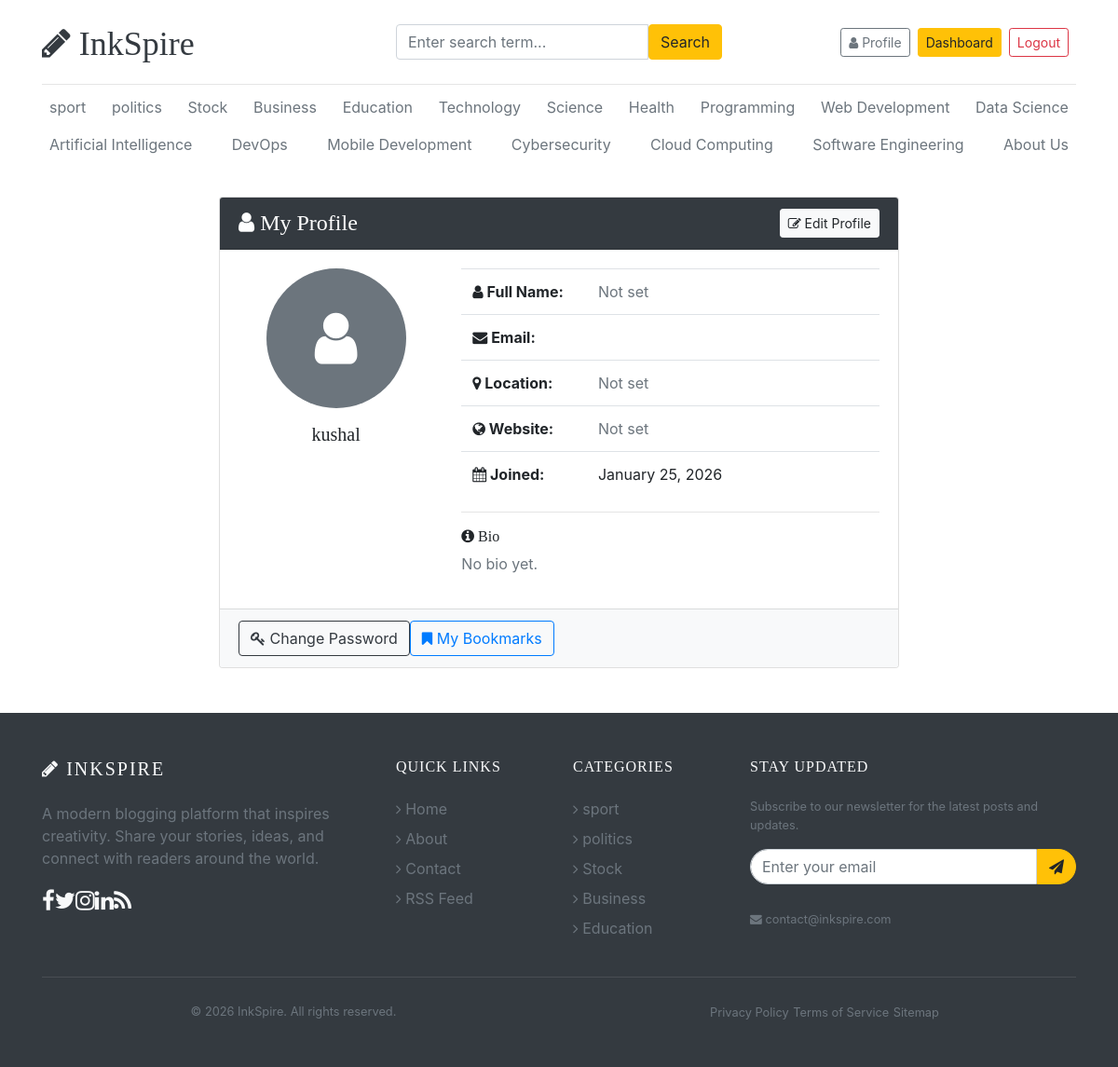
/profile/ (signed in), run on the app's committed database.
### blogs/models.py (models this page shows, shortened)
class Category(models.Model):
    name = models.CharField(max_length=100, unique=True)
    created_at = models.DateTimeField(auto_now_add=True)
    updated_at = models.DateTimeField(auto_now=True)
    class Meta:
        verbose_name = "Category"
        verbose_name_plural = "Categories"

class UserProfile(models.Model):
    user = models.OneToOneField(
        User, on_delete=models.CASCADE, related_name='profile')
    bio = models.TextField(max_length=500, blank=True)
    avatar = models.ImageField(upload_to='avatars/', blank=True, null=True)
    website = models.URLField(max_length=200, blank=True)
    location = models.CharField(max_length=100, blank=True)
    created_at = models.DateTimeField(auto_now_add=True)
    updated_at = models.DateTimeField(auto_now=True)

### blog_main/views.py (the view)
# urls.py: path('profile/', views.profile, name='profile'),
@login_required
def profile(request):
    user = request.user
    if not hasattr(user, 'profile'):
        UserProfile.objects.create(user=user)
    context = {
        'user': user,
        'profile': user.profile,
    }
    return render(request, 'profile.html', context)

### blogs/context_processors.py (called while the page is built)
def get_categories(request):
  categories=Category.objects.all()
  return dict(categories=categories)

### templates/profile.html (shortened to what this page needs)
{% extends 'base.html' %}
{% block content %}
<div class="row justify-content-center">
  <div class="col-md-8">
    <div class="card shadow-sm mt-4">
      <div class="card-header bg-dark text-white d-flex justify-content-between align-items-center">
        <h4 class="mb-0"><i class="fa fa-user"></i> My Profile</h4>
        <a href="{% url 'edit_profile' %}" class="btn btn-light btn-sm">
          <i class="fa fa-edit"></i> Edit Profile
        </a>
      </div>
      <div class="card-body">
        <div class="row">
          <div class="col-md-4 text-center mb-4">
            {% if profile.avatar %}
            <img src="{{ profile.avatar.url }}" alt="Avatar" class="rounded-circle mb-3"
              style="width: 150px; height: 150px; object-fit: cover;">
            {% else %}
            <div class="rounded-circle bg-secondary d-flex align-items-center justify-content-center mx-auto mb-3"
              style="width: 150px; height: 150px;">
              <i class="fa fa-user text-white" style="font-size: 4rem;"></i>
            </div>
            {% endif %}
            <h5>{{ user.username }}</h5>
          </div>
          <div class="col-md-8">
            <table class="table table-borderless">
              <tr>
                <th width="30%"><i class="fa fa-user"></i> Full Name:</th>
                <td>{{ user.first_name }} {{ user.last_name }}{% if not user.first_name and not user.last_name %}<span
                    class="text-muted">Not set</span>{% endif %}</td>
              </tr>
              <tr>
                <th><i class="fa fa-envelope"></i> Email:</th>
                <td>{{ user.email }}</td>
              </tr>
              <tr>
                <th><i class="fa fa-map-marker"></i> Location:</th>
                <td>{{ profile.location|default:"<span class='text-muted'>Not set</span>" }}</td>
              </tr>
              <tr>
                <th><i class="fa fa-globe"></i> Website:</th>
                <td>
                  {% if profile.website %}
                  <a href="{{ profile.website }}" target="_blank">{{ profile.website }}</a>
                  {% else %}
                  <span class="text-muted">Not set</span>
                  {% endif %}
                </td>
              </tr>
              <tr>
                <th><i class="fa fa-calendar"></i> Joined:</th>
                <td>{{ user.date_joined|date:"F d, Y" }}</td>
              </tr>
            </table>
            <hr>
            <h6><i class="fa fa-info-circle"></i> Bio</h6>
            <p class="text-muted">{{ profile.bio|default:"No bio yet." }}</p>
          </div>
        </div>
      </div>
      <div class="card-footer bg-light">
        <div class="d-flex gap-2">
          <a href="{% url 'change_password' %}" class="btn btn-outline-dark">
            <i class="fa fa-key"></i> Change Password
          </a>
          <a href="{% url 'my_bookmarks' %}" class="btn btn-outline-primary">
            <i class="fa fa-bookmark"></i> My Bookmarks
          </a>
        </div>
      </div>
    </div>
  </div>
</div>
{% endblock %}

### templates/base.html (shortened to what this page needs)
{% load static %}
<!DOCTYPE html>
<html lang="en">
<head>
  <link href="https://getbootstrap.com/docs/4.0/dist/css/bootstrap.min.css" rel="stylesheet">
  <link href="{% static 'css/blog.css' %}" rel="stylesheet">
  <link rel="stylesheet" href="https://cdnjs.cloudflare.com/ajax/libs/font-awesome/4.7.0/css/font-awesome.min.css">
</head>
<body>
  <div class="container">
    <header class="blog-header py-3">
      <div class="row flex-nowrap justify-content-between align-items-center">
        <div class="col-4 pt-1">
          <a class="blog-header-logo text-dark" href="/"><i class="fa fa-pencil"></i> InkSpire</a>
        </div>
        <div class="col-4">
          <form action="{% url 'search' %}" method="">
            <div class="input-group">
              <input class="form-control" type="text" name="keyword" value="{{ keyword }}"
                placeholder="Enter search term..." aria-label="Enter search term..." aria-describedby="button-search" />
              <button type="submit" class="btn btn-warning" id="button-search" type="button">Search</button>
            </div>
          </form>
        </div>
        <div class="col-4 d-flex justify-content-end align-items-center">
          {% if not user.is_authenticated %}
          <a class="btn btn-sm btn-warning" href="{% url 'login' %}">Login</a> &nbsp;
          <a class="btn btn-sm btn-outline-secondary" href="{% url 'register' %}">Register</a>
          {% else %}
          <a class="btn btn-sm btn-outline-secondary mr-2" href="{% url 'profile' %}"><i class="fa fa-user"></i>
            Profile</a>
          <a class="btn btn-sm btn-warning mr-2" href="{% url 'dashboard' %}">Dashboard</a>
          <a class="btn btn-sm btn-outline-danger mr-2" href="{% url 'logout' %}">Logout</a>
          {% endif %}
        </div>
      </div>
    </header>
    <div class="nav-scroller py-1 mb-2">
      <nav class="nav d-flex justify-content-between">
        {% for category in categories %}
        <a class="p-2 text-muted" href="{% url 'posts_by_category' category.id %}">{{category.name}}</a>
        {% endfor %}
        <a class="p-2 text-muted" href="{% url 'about' %}">About Us</a>
      </nav>
    </div>
    {% block content %}
    {% endblock %}
  </div>
  <footer class="bg-dark text-light mt-5">
    <div class="container py-5">
      <div class="row">
        <div class="col-lg-4 col-md-6 mb-4 mb-lg-0">
          <h5 class="text-uppercase mb-4" style="letter-spacing: 2px;"><i class="fa fa-pencil"></i> InkSpire</h5>
          <p class="text-muted">A modern blogging platform that inspires creativity. Share your stories, ideas, and
            connect
            with readers around the world.</p>
          <div class="d-flex mt-3">
            <a href="#" class="text-light me-3" style="font-size: 1.5rem;"><i class="fa fa-facebook"></i></a>
            <a href="#" class="text-light me-3" style="font-size: 1.5rem;"><i class="fa fa-twitter"></i></a>
            <a href="#" class="text-light me-3" style="font-size: 1.5rem;"><i class="fa fa-instagram"></i></a>
            <a href="#" class="text-light me-3" style="font-size: 1.5rem;"><i class="fa fa-linkedin"></i></a>
            <a href="{% url 'rss_feed' %}" class="text-light" style="font-size: 1.5rem;"><i class="fa fa-rss"></i></a>
          </div>
        </div>
        <div class="col-lg-2 col-md-6 mb-4 mb-lg-0">
          <h6 class="text-uppercase mb-4" style="letter-spacing: 1px;">Quick Links</h6>
          <ul class="list-unstyled">
            <li class="mb-2"><a href="{% url 'home' %}" class="text-muted text-decoration-none hover-light"><i
                  class="fa fa-angle-right me-2"></i> Home</a></li>
            <li class="mb-2"><a href="{% url 'about' %}" class="text-muted text-decoration-none hover-light"><i
                  class="fa fa-angle-right me-2"></i> About</a></li>
            <li class="mb-2"><a href="{% url 'contact' %}" class="text-muted text-decoration-none hover-light"><i
                  class="fa fa-angle-right me-2"></i> Contact</a></li>
            <li class="mb-2"><a href="{% url 'rss_feed' %}" class="text-muted text-decoration-none hover-light"><i
                  class="fa fa-angle-right me-2"></i> RSS Feed</a></li>
          </ul>
        </div>
        <div class="col-lg-2 col-md-6 mb-4 mb-lg-0">
          <h6 class="text-uppercase mb-4" style="letter-spacing: 1px;">Categories</h6>
          <ul class="list-unstyled">
            {% for category in categories|slice:":5" %}
            <li class="mb-2"><a href="{% url 'posts_by_category' category.id %}"
                class="text-muted text-decoration-none"><i class="fa fa-angle-right me-2"></i> {{ category.name }}</a>
            </li>
            {% endfor %}
          </ul>
        </div>
        <div class="col-lg-4 col-md-6 mb-4 mb-lg-0">
          <h6 class="text-uppercase mb-4" style="letter-spacing: 1px;">Stay Updated</h6>
          <p class="text-muted small">Subscribe to our newsletter for the latest posts and updates.</p>
          <form class="mt-3">
            <div class="input-group">
              <input type="email" class="form-control" placeholder="Enter your email"
                style="border-radius: 25px 0 0 25px;">
              <button class="btn btn-warning" type="button" style="border-radius: 0 25px 25px 0;"><i
                  class="fa fa-paper-plane"></i></button>
            </div>
          </form>
          <div class="mt-4">
            <span class="text-muted small"><i class="fa fa-envelope me-2"></i> contact@inkspire.com</span>
          </div>
        </div>
      </div>
      <hr class="my-4" style="border-color: rgba(255,255,255,0.1);">
      <div class="row align-items-center">
        <div class="col-md-6 text-center text-md-start">
          <p class="text-muted mb-0 small">&copy; 2026 InkSpire. All rights reserved.</p>
        </div>
        <div class="col-md-6 text-center text-md-end">
          <a href="#" class="text-muted text-decoration-none small me-3">Privacy Policy</a>
          <a href="#" class="text-muted text-decoration-none small me-3">Terms of Service</a>
          <a href="/sitemap.xml" class="text-muted text-decoration-none small">Sitemap</a>
        </div>
      </div>
    </div>
  </footer>
</body>
</html>

### blog_main/static/css/blog.css (style rules this page uses)
.blog-header { border-bottom: 1px solid #e5e5e5; }
.blog-header-logo { font-family: "Playfair Display", Georgia, "Times New Roman", serif; font-size: 2.25rem; }
h1, h2, h3, h4, h5, h6 { font-family: "Playfair Display", Georgia, "Times New Roman", serif; }

### data on the page
Category: name "sport"
Category: name "politics"
Category: name "Stock"
Category: name "Business"
Category: name "Education"
Category: name "Technology"
Category: name "Science"
Category: name "Health"
Category: name "Programming"
Category: name "Web Development"
Category: name "Data Science"
Category: name "Artificial Intelligence"
Category: name "DevOps"
Category: name "Mobile Development"
Category: name "Cybersecurity"
Category: name "Cloud Computing"
Category: name "Software Engineering"
UserProfile: location "Not set", bio "No bio yet."

### other printed values
{{ user.username }} "kushal"
{{ user.date_joined|date:"F d, Y" }} "January 25, 2026"
